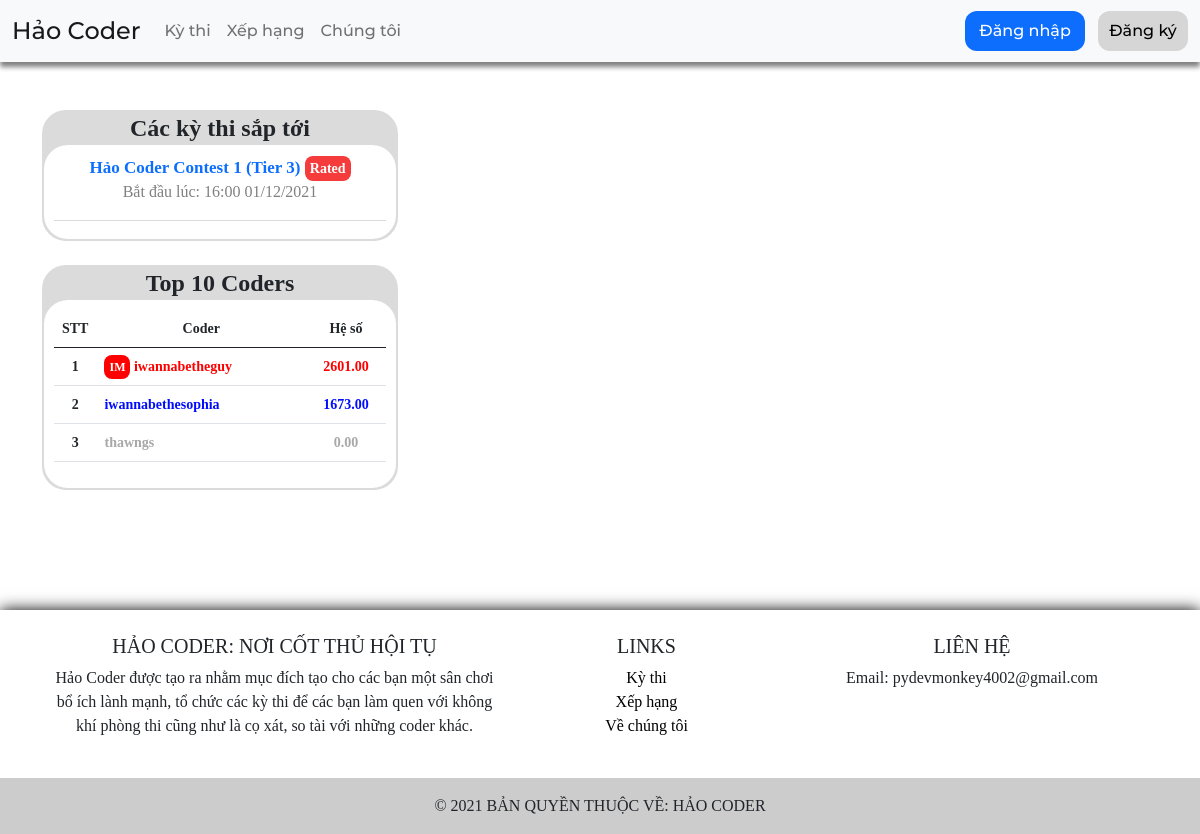
Before: / with the older database file.
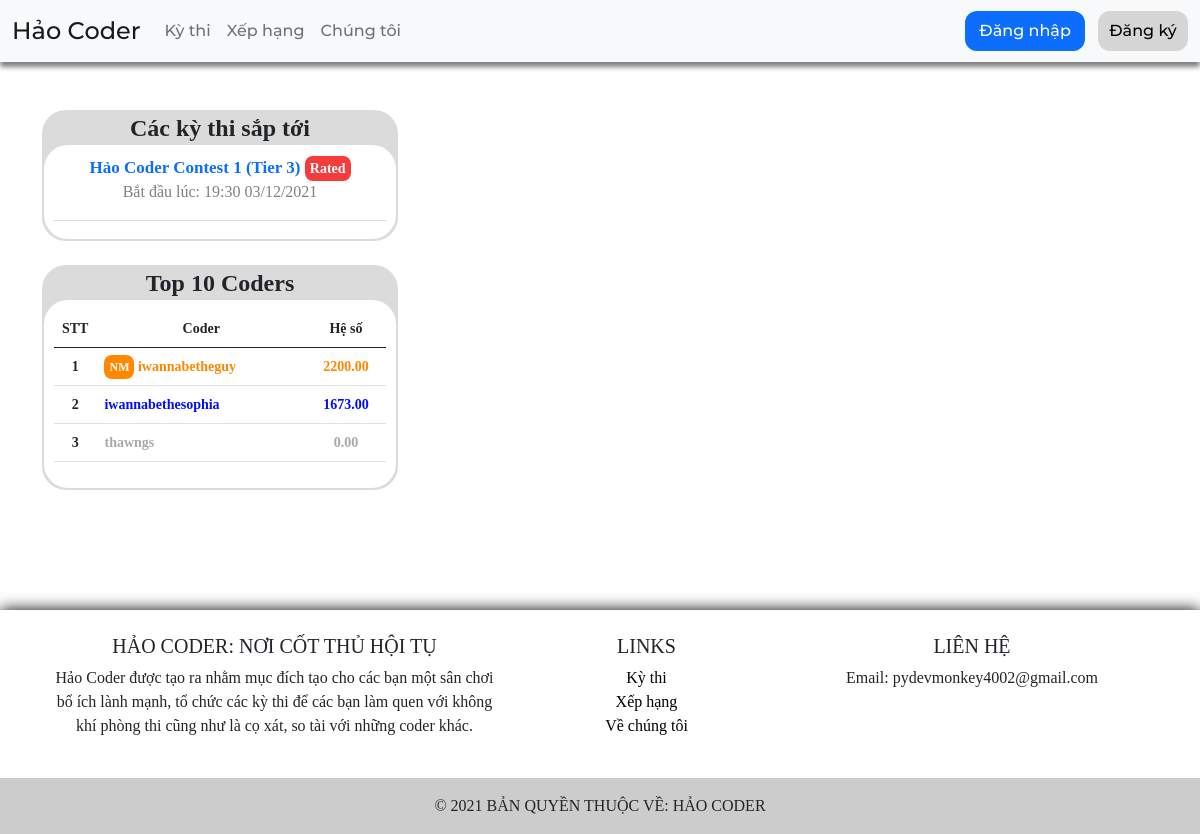
After: the same page with the newer database file.
### contest/models.py (models this page shows, shortened)
class Contest(models.Model):
	contest_id = models.CharField(max_length=100, default='', primary_key=True)
	contest_title = models.CharField(max_length=500, default='')
	contest_description = MartorField(default='')
	contest_format = models.CharField(max_length=100, default='OI', choices=CONTEST_FORMAT)
	contest_rating_range = models.CharField(max_length=50, default='0-5000')
	contestant_count = models.IntegerField(default=0)
	contest_created = models.DateTimeField(auto_now_add=True, blank=True)
	contest_schedule = models.DateTimeField(default=datetime.now)
	contest_long = models.CharField(max_length=20, default="01:00:00")
	contest_current_long = models.CharField(max_length=20, default="01:00:00")
	contest_status = models.CharField(max_length=50, default="SCHEDULE", choices=CONTEST_STATUS)
	contest_rated = models.BooleanField(default=True)

### home/models.py (models this page shows)
class Profile(models.Model):
	id = models.AutoField(primary_key=True)
	user = models.ForeignKey(User, on_delete=models.CASCADE)
	win = models.IntegerField(default=0)
	ratings = models.DecimalField(default=0.00, max_digits=6, decimal_places=2)
	highest_ratings = models.DecimalField(default=0.00, max_digits=6, decimal_places=2)
	role = models.CharField(max_length=100, default='Class H')
	highest_role = models.CharField(max_length=100, default='Class H')
	color = models.CharField(max_length=7, default='gray')
	highest_color = models.CharField(max_length=7, default='gray')
	def __str__(self):
		return self.user.username

### home/views.py (the view, shortened to what this page needs)
# urls.py: path('', views.index, name='index page'),
def index(req):
	running_contest = Contest.objects.filter(contest_status="SCHEDULE") | Contest.objects.filter(contest_status="RUNNING")
	"""
	for i in running_contest:
		if i.contest_status == "SCHEDULE" and i.contest_schedule <= datetime.datetime.now().astimezone():
			i.contest_status = "RUNNING"
			i.save()
		if i.contest_status == "RUNNING" and i.contest_id not in contest_time_pool:
			contest_time_pool.append(i.contest_id)
			async_task(perform_contest_time, i.contest_id, timeout=-1)
	"""
	p = Profile.objects.all()
	for i in p:
		for k, v in ratingutil.items():
			if i.ratings >= v[0]:
				i.role = k
				i.color = v[1]
				i.save()
				break
	h = Profile.objects.raw('SELECT * FROM home_profile WHERE ratings > highest_ratings')
	user_joined = None
	if req.user.is_authenticated:
		user_joined = Leaderboard.objects.filter(profile__user=req.user, contest__contest_status="RUNNING")
		if user_joined.exists():
			user_joined = user_joined[0]
	p = p.order_by('-ratings')
	if len(p)>10:
		p = p[:10]
	annouce = Announcement.objects.filter(visible=True).order_by('-publish_date')
	ongoing_contest = Contest.objects.filter(contest_status="SCHEDULE").order_by('-contest_created')
	return render(req, 'pages/index.html', {"ongoing_contest": ongoing_contest, "top10": p, "role_code": code, "userjoin": user_joined, "annoucement": annouce})

### templates/pages/index.html (shortened to what this page needs)
{% extends 'pages/base.html' %}
{% block content %}
{% load static %}
{% load martortags %}
<link rel="stylesheet" type="text/css" href="{% static 'css/hcbadge.css' %}">
<link rel="stylesheet" type="text/css" href="{% static 'css/hcbox.css' %}">
<link rel="stylesheet" type="text/css" href="{% static 'css/hccolor.css' %}">
<div class="container">
	<div class="row">
		<div class="col-4">
			<div style="border-radius: 24px; background-color: #dbdbdb; border: 2px solid #dbdbdb;">
				<h4 style="font-weight: bold; text-align: center; margin: 2px 0px;">Các kỳ thi sắp tới</h4>
				<div style="border: none; padding: 10px; border-radius: 24px; text-align: center; background-color: white;">
					{% if not ongoing_contest %}
					<label style="font-style: italic;">Hiện tại không có kỳ thi nào chuẩn bị diễn ra.</label>
					{% else %}
					{% for oc in ongoing_contest %}
					<label style="font-size: 17px; font-weight: bold;">
						<a href="/contest/{{ oc.contest_id }}/" style="text-decoration: none;">
							{{ oc.contest_title }}
							{% if oc.contest_rated %}
							<span class="hc-badge" style="background-color: #F53B3B; font-size: 14px;">Rated</span>
							{% endif %}
						</a>
					</label>
					<p style="color: gray;">Bắt đầu lúc: {{ oc.contest_schedule|date:"H:i d/m/Y" }}</p>
					<div class="dropdown-divider"></div>
					{% endfor %}
					{% endif %}
				</div>
			</div>
			<br>
			<div style="border-radius: 24px; border: 2px solid #dbdbdb; background-color: #dbdbdb;">
				<h4 style="font-weight: bold; text-align: center; margin: 2px 0px;">Top 10 Coders</h4>
				<div style="border: none; border-radius: 24px; padding: 10px; text-align: center; background-color: white;">
					<div class="table-responsive">
						<table class="table" style="font-weight: bold; font-size: 14px;">
							<thead>
								<tr>
									<td scope="col" style="width: 20px; text-align: center;">STT</td>
									<td scope="col">Coder</td>
									<td scope="col" style="width: 80px;text-align: center;">Hệ số</td>
								</tr>
							</thead>
							<tbody>
								{% for u in top10 %}
								<tr>
									<td scope="row" style="text-align: center; vertical-align: middle;">{{ forloop.counter }}</td>
									<td scope="row" style="vertical-align: center; text-align: left;">
										<a href="/profile/{{ u }}/" style="text-decoration: none; color: {{ u.color }};">
											{% for k, v in role_code.items %}
											{% if k == u.role %}
											<span class="hc-badge" style="background-color: {{ u.color }}; font-size: 12px;">{{ v }}</span>
											{% endif %}
											{% endfor %}
											{{ u }}
										</a>
									</td>
									<td scope="row" style="color: {{ u.color }}; vertical-align: middle; text-align: center;">{{ u.ratings }}</td>
								</tr>
								{% endfor %}
							</tbody>
						</table>
					</div>
				</div>
			</div>
		</div>
		<div class="col-8">
		</div>
	</div>
</div>
{% endblock %}

Changed rows visible on the page:
changed Contest "Hảo Coder Contest 1 (Tier 3)": contest_schedule "16:00 01/12/2021" → "19:30 03/12/2021"
changed Profile "iwannabetheguy": color "#ff0000" → "#ff8800" (drawn); ratings "2601.00" → "2200.00"
Other visible differences:
new list line: "NM"
list line gone: "IM"
